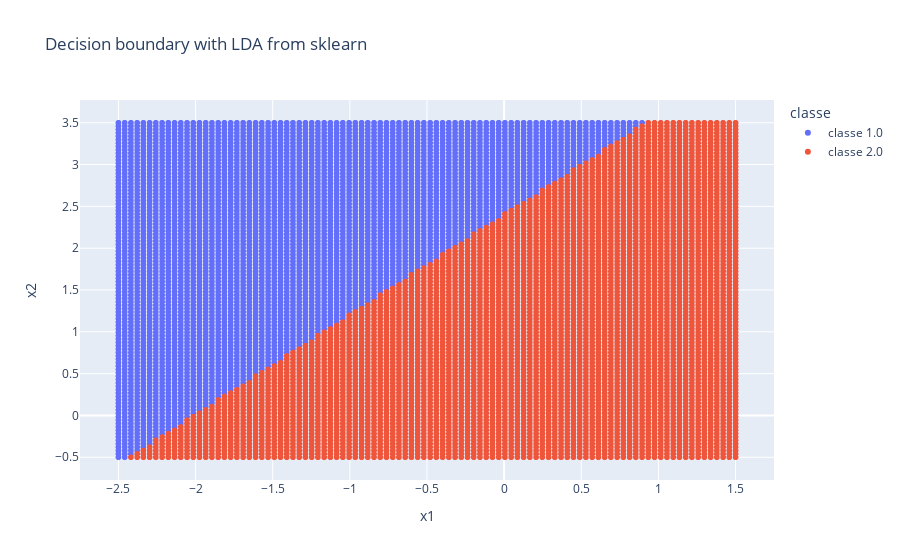

Notebook cell for this chart:
### Code cell
df_skl_LDA_boundary = pd.DataFrame({'x1': X1.flatten('F'), 'x2': X2.flatten('F')})
classe = list(skl_LDA_classifier.predict(np.vstack((X1.flatten('F'), X2.flatten('F'))).T))
df_skl_LDA_boundary['classe'] = [f'classe {i}' for i in classe]
fig = px.scatter(df_skl_LDA_boundary, x="x1", y="x2", color = "classe", title="Decision boundary with LDA from sklearn")
fig.write_image(f"figures/decision_boundary_LDA_sklearn.png")
fig.show()

### Figure 1 — Plotly figure (JSON) as saved in the notebook; plotly's stock layout.template omitted (floating-point values rounded to 4 significant figures; data arrays with more than 128 entries replaced by an {"elided": "..."} marker saying what was removed)
{"data": [{"hovertemplate": "classe=classe 1.0<br>x1=%{x}<br>x2=%{y}<extra></extra>", "legendgroup": "classe 1.0", "marker": {"color": "#636efa", "symbol": "circle"}, "mode": "markers", "name": "classe 1.0", "showlegend": true, "type": "scattergl", "x": {"elided": "4367 float values"}, "xaxis": "x", "y": {"elided": "4367 float values"}, "yaxis": "y"}, {"hovertemplate": "classe=classe 2.0<br>x1=%{x}<br>x2=%{y}<extra></extra>", "legendgroup": "classe 2.0", "marker": {"color": "#EF553B", "symbol": "circle"}, "mode": "markers", "name": "classe 2.0", "showlegend": true, "type": "scattergl", "x": {"elided": "5633 float values"}, "xaxis": "x", "y": {"elided": "5633 float values"}, "yaxis": "y"}], "layout": {"legend": {"title": {"text": "classe"}, "tracegroupgap": 0}, "title": {"text": "Decision boundary with LDA from sklearn"}, "xaxis": {"anchor": "y", "domain": [0, 1], "title": {"text": "x1"}}, "yaxis": {"anchor": "x", "domain": [0, 1], "title": {"text": "x2"}}}}
